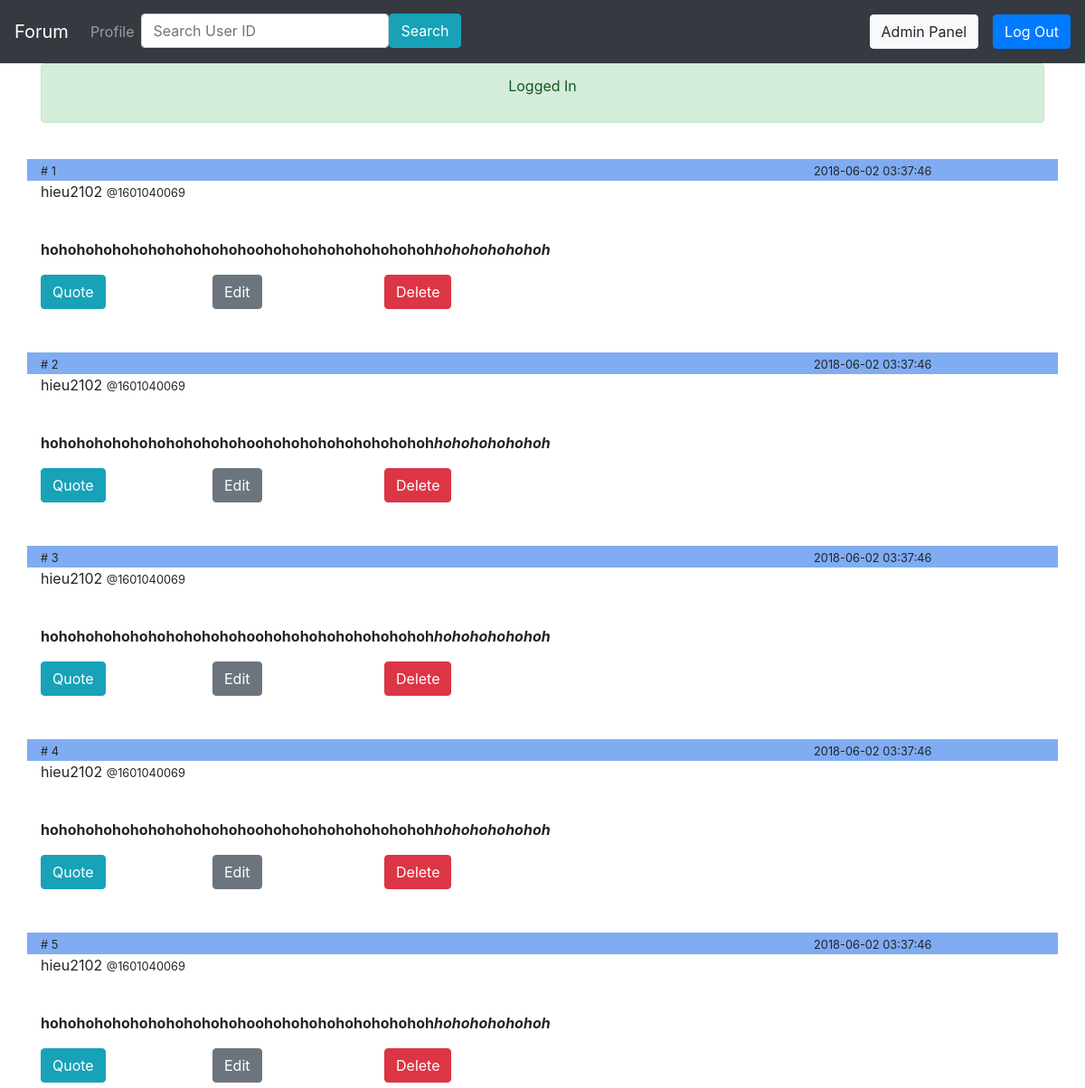
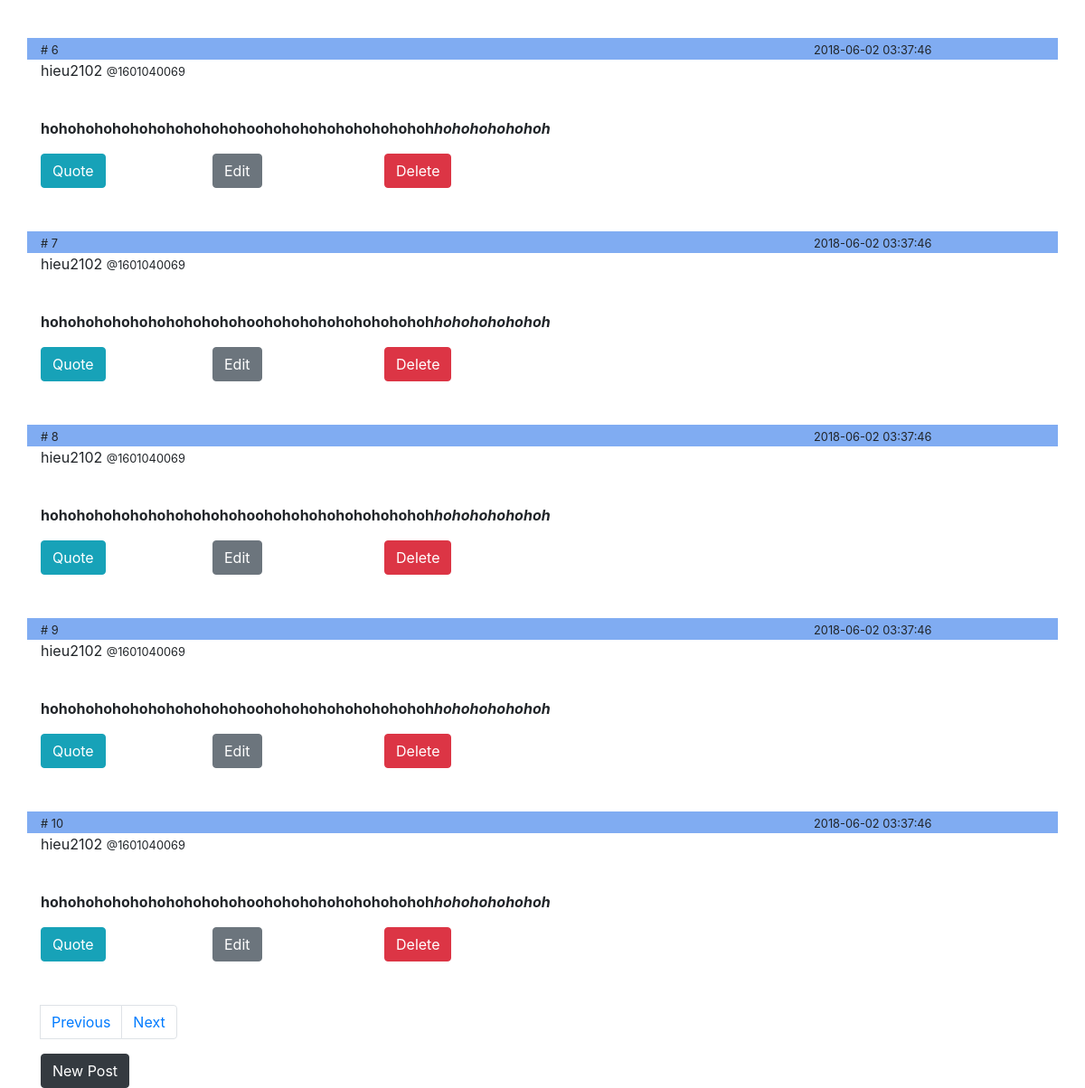
/index.php?page=topics&topicID=34 (signed in), run on the app's committed database (2 pictures, top to bottom).
### tables this page shows
CREATE TABLE `posts` (
  `id` int(8) NOT NULL,
  `content` text NOT NULL,
  `date` timestamp NOT NULL DEFAULT CURRENT_TIMESTAMP,
  `post_topic` int(8) NOT NULL,
  `post_by` int(10) NOT NULL
);

CREATE TABLE `users` (
  `id` int(10) NOT NULL,
  `username` varchar(50) NOT NULL,
  `password` varchar(255) NOT NULL,
  `email` varchar(255) NOT NULL,
  `created_at` timestamp NOT NULL DEFAULT CURRENT_TIMESTAMP,
  `level` enum('normal','admin','banned') NOT NULL DEFAULT 'normal'
);

### page/topics.php (the view, shortened to what this page needs)
<?php
$topicID = $_GET['topicID'];
if (isset($_GET['pageno'])){
    $pageno = $_GET['pageno'];
    if ($pageno <=0){
        $pageno = 1;
    }
}else{
    $pageno = 1;
}
$record_per_page = 10;
$offset = ($pageno -1)* $record_per_page;
$total_records = mysqli_num_rows(mysqli_query($conn, "SELECT id from posts where post_topic = '$topicID'"));
$total_page = ceil($total_records/ $record_per_page);
$topic = mysqli_fetch_object(mysqli_query($conn, "SELECT state from topics where id = '$topicID'"));
$sql = "SELECT posts.id as postID,
posts.date as time, posts.content as content,
users.username as username, users.id as userID
from posts
left join users on (users.id = posts.post_by)
where posts.post_topic = '$topicID'
order by posts.date asc
limit ".$offset.", 10";
$postQuery = mysqli_query($conn,$sql);
$i = -10 + $pageno*10;
?>
<html>
    <head>
    </head>
    <body>
        <br>
<?php
while ($row = mysqli_fetch_object($postQuery)) {?>
    <div class = 'row' style = 'background-color:#80acf2'>
        <div class = 'col col-md-9'><small style = 'text-align:left'># <?=++$i?> </small></div>
        <div class = 'col col-md-3'><small style = 'text-align:right'><?=$row->time?></small></div>
    </div>
    <div class = 'row'>
        <div class = 'col col-md-12'><?=$row->username?> <small>@<?=$row->userID?></small></div>
    </div>
    <br>
    <div class = 'row'>
        <div class = 'col col-md-12'>
            <p><?=$row->content?></p>
        </div>
    </div>
<?php if ($topic->state != 'closed') {?>
    <div class = 'row'>
         <div class = 'col col-md-2'>
            <form method = "POST" action="index.php?page=post-create&topicID=<?=$topicID?>">
                <input type="submit"  class = "btn btn-info" name = 'submit' value = "Quote">
            </form>
        </div>
<?php if ($_SESSION['level'] == 'admin' || $_SESSION['id'] == $row->userID) {?>
    <div class = 'col col-md-2'>
        <a class = 'btn btn-secondary' href="index.php?page=post-edit&postID=<?=$row->postID?>">Edit</a>
    </div>
<?php }?>
<?php if ($_SESSION['level'] == 'admin' || $_SESSION['id'] == $row->userID) {?>
    <div class = 'col col-md-2'>
        <form method = "POST" action="index.php?function=post-delete">
            <input type="submit" name = "submit" value = "Delete" class = 'btn btn-danger'>
        </form>
    </div>
<?php }?>
    </div>
<?php }?>
<br>
<br>
<?php }?>
<nav>
  <ul class="pagination">
    <li><a class = 'page-link' href="index.php?page=topics&topicID=<?=$topicID?>&pageno=<?=$pageno-1?>">Previous</a></li>
    <?php if ($pageno < $total_page){ ?>
    <li class="page-item"><a class="page-link" href="index.php?page=topics&topicID=<?=$topicID?>&pageno=<?=$pageno+1?>">Next</a></li>
    <?php }else{
    echo "<li class = 'page-item' disabled><a class = 'page-link'>Next</a></li>";}?>
  </ul>
</nav>
        <?php if ($topic->state != 'closed') {?>
        <a class = "btn btn-dark" href="index.php?page=post-create&topicID=<?=$topicID?>">New Post</a>
         <?php }?>
    </body>
</html>

### common/navbar.php (shortened to what this page needs)
<!DOCTYPE html>
<html>
<head>
  <link rel="stylesheet" href="https://maxcdn.bootstrapcdn.com/bootstrap/4.1.0/css/bootstrap.min.css">
</head>
<body>
<nav class="navbar navbar-expand-lg navbar-dark bg-dark">
  <a class="navbar-brand" href="index.php?page=forum">Forum</a>
  <div class="collapse navbar-collapse" id="navbarSupportedContent">
    <ul class="navbar-nav mr-auto">
      <li class="nav-item">
        <a class="nav-link" href="index.php?page=profile&userID=<?=$_SESSION['id']?>">Profile</a>
      </li>
      <li class="nav-item">
        <form class = 'form-inline' method = "POST" action="index.php?function=search">
          <input type="number" class = 'form-control' name = 'queryID' placeholder = 'Search User ID' required>
          <input type="submit" class = 'btn btn-info' name = 'submit' value = 'Search'>
        </form>
      </li>
    </ul>
        <?php if ($_SESSION['level'] =='admin'){ ?>
          <a class = 'nav-link' href='./admin/index.php?page=usersManage'> <button class = 'btn btn-light'>Admin Panel</button></a>
        <?php }?>
    <form class="form-inline my-2 my-lg-0">
      <a class="btn btn-primary" href ="./auth/logout.php">Log Out</a>
    </form>
  </div>
</nav>
</body>

### index.php (shortened to what this page needs)
<?php
include 'common/navbar.php';
?>
<!DOCTYPE html>
<html>
    <body>
    <div class = 'container'>
        <?php
            if (isset($_SESSION['message'])){
                echo "<div id = 'message'>".$_SESSION['message']."</div>";
            }
            if(isset($_GET['page'])){
                $page=$_GET['page'];
                include 'page/'.$page.'.php';
              }
        ?>
        </div>
    </body>
</html>

### data on the page
posts: date "2018-06-02 03:37:46", post_by.username "hieu2102", post_by "1601040069", content "hohohohohohohohohohohohoohohohohohohohohohoh hohohohohohoh"
posts: date "2018-06-02 03:37:46", post_by.username "hieu2102", post_by "1601040069", content "hohohohohohohohohohohohoohohohohohohohohohoh hohohohohohoh"
posts: date "2018-06-02 03:37:46", post_by.username "hieu2102", post_by "1601040069", content "hohohohohohohohohohohohoohohohohohohohohohoh hohohohohohoh"
posts: date "2018-06-02 03:37:46", post_by.username "hieu2102", post_by "1601040069", content "hohohohohohohohohohohohoohohohohohohohohohoh hohohohohohoh"
posts: date "2018-06-02 03:37:46", post_by.username "hieu2102", post_by "1601040069", content "hohohohohohohohohohohohoohohohohohohohohohoh hohohohohohoh"
posts: date "2018-06-02 03:37:46", post_by.username "hieu2102", post_by "1601040069", content "hohohohohohohohohohohohoohohohohohohohohohoh hohohohohohoh"
posts: date "2018-06-02 03:37:46", post_by.username "hieu2102", post_by "1601040069", content "hohohohohohohohohohohohoohohohohohohohohohoh hohohohohohoh"
posts: date "2018-06-02 03:37:46", post_by.username "hieu2102", post_by "1601040069", content "hohohohohohohohohohohohoohohohohohohohohohoh hohohohohohoh"
posts: date "2018-06-02 03:37:46", post_by.username "hieu2102", post_by "1601040069", content "hohohohohohohohohohohohoohohohohohohohohohoh hohohohohohoh"
posts: date "2018-06-02 03:37:46", post_by.username "hieu2102", post_by "1601040069", content "hohohohohohohohohohohohoohohohohohohohohohoh hohohohohohoh"

### other printed values
$_SESSION['message'] "Logged In"
